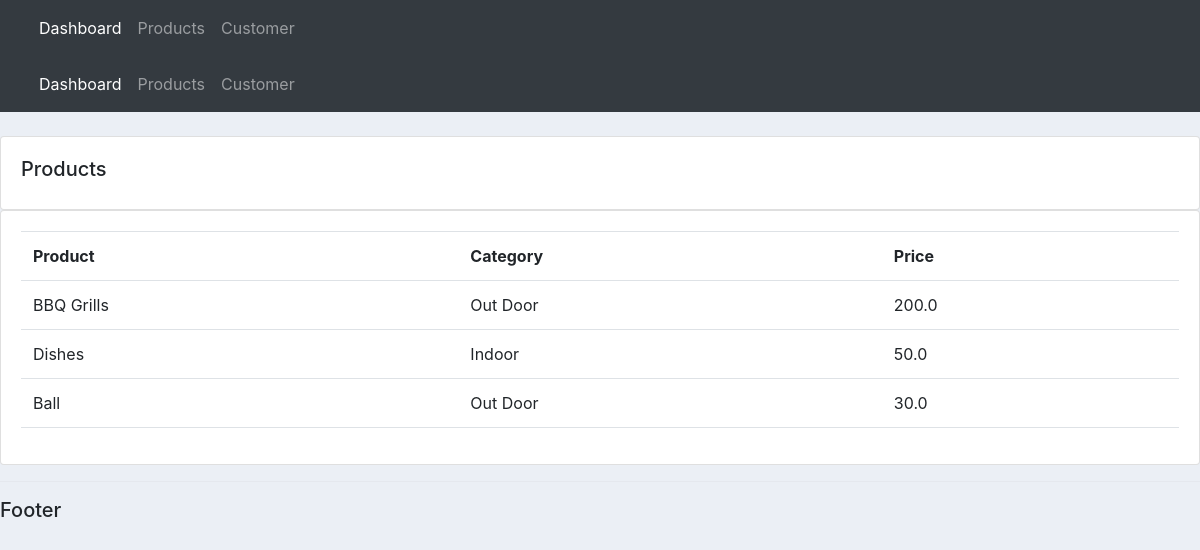
Screenshot of /products/ with the database file from the repository.
### accounts/models.py (models this page shows, shortened)
class Product(models.Model):
    CATEGORY = (
        ('Indoor', 'Indoor'),
        ('Out Door', 'Out Door'),
    )
    name = models.CharField(max_length=200, null=True)
    price = models.FloatField(null=True)
    category = models.CharField(max_length=200, null=True, choices=CATEGORY)
    decription = models.CharField(max_length=200, null=True, blank=True)
    date_created = models.DateField(auto_now_add=True, null=True)
    tags = models.ManyToManyField(Tag)

### accounts/views.py (the view)
# urls.py: path('products/', views.products, name='products'),
def products(request):
    products= Product.objects.all()
    return render(request, "accounts/products.html", {"products": products})

### accounts/templates/accounts/products.html
{% extends "accounts/main.html" %}
{% block content %}
{% include "accounts/navbar.html" %}
<br>
<div class="row">
    <div class="col-md">
        <div class="card card-body">
            <h5>Products</h5>
        </div>
        <div class="card card-body">
            <table class="table">
                <tr>
                    <th>Product</th>
                    <th>Category</th>
                    <th>Price</th>
                </tr>
                {% for i in products %}
                    <tr>
                        <td>{{i.name}}</td>
                        <td>{{i.category}}</td>
                        <td>{{i.price}}</td>
                    </tr>
                {% endfor %}
            </table>
        </div>
    </div>
</div>
{% endblock %}

### static/css/main.css (style rules this page uses)
body { background-color: #ebeff5; }

### rows the page displays
Product: name "BBQ Grills", category "Out Door", price "200.0"
Product: name "Dishes", category "Indoor", price "50.0"
Product: name "Ball", category "Out Door", price "30.0"
